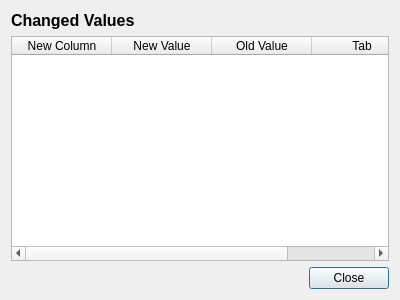
<?xml version="1.0" encoding="UTF-8"?>
<ui version="4.0">
 <class>DialogChangedValues</class>
 <widget class="QDialog" name="DialogChangedValues">
  <property name="geometry">
   <rect>
    <x>0</x>
    <y>0</y>
    <width>400</width>
    <height>300</height>
   </rect>
  </property>
  <property name="windowTitle">
   <string>Dialog</string>
  </property>
  <layout class="QVBoxLayout" name="verticalLayout">
   <item>
    <widget class="QLabel" name="label">
     <property name="font">
      <font>
       <pointsize>12</pointsize>
       <bold>true</bold>
      </font>
     </property>
     <property name="text">
      <string>Changed Values</string>
     </property>
    </widget>
   </item>
   <item>
    <widget class="QTableWidget" name="changedValuesTable">
     <column>
      <property name="text">
       <string>New Column</string>
      </property>
     </column>
     <column>
      <property name="text">
       <string>New Value</string>
      </property>
     </column>
     <column>
      <property name="text">
       <string>Old Value</string>
      </property>
     </column>
     <column>
      <property name="text">
       <string>Tab</string>
      </property>
     </column>
    </widget>
   </item>
   <item>
    <widget class="QDialogButtonBox" name="buttonBox">
     <property name="orientation">
      <enum>Qt::Horizontal</enum>
     </property>
     <property name="standardButtons">
      <set>QDialogButtonBox::Close</set>
     </property>
    </widget>
   </item>
  </layout>
 </widget>
 <resources/>
 <connections>
  <connection>
   <sender>buttonBox</sender>
   <signal>accepted()</signal>
   <receiver>DialogChangedValues</receiver>
   <slot>accept()</slot>
   <hints>
    <hint type="sourcelabel">
     <x>224</x>
     <y>290</y>
    </hint>
    <hint type="destinationlabel">
     <x>157</x>
     <y>274</y>
    </hint>
   </hints>
  </connection>
  <connection>
   <sender>buttonBox</sender>
   <signal>rejected()</signal>
   <receiver>DialogChangedValues</receiver>
   <slot>reject()</slot>
   <hints>
    <hint type="sourcelabel">
     <x>292</x>
     <y>293</y>
    </hint>
    <hint type="destinationlabel">
     <x>286</x>
     <y>274</y>
    </hint>
   </hints>
  </connection>
 </connections>
</ui>
